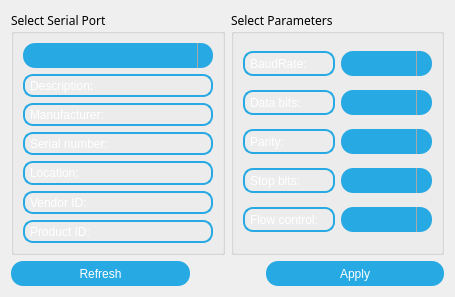
<?xml version="1.0" encoding="UTF-8"?>
<ui version="4.0">
 <class>SettingsDialog</class>
 <widget class="QDialog" name="SettingsDialog">
  <property name="geometry">
   <rect>
    <x>0</x>
    <y>0</y>
    <width>455</width>
    <height>297</height>
   </rect>
  </property>
  <property name="windowTitle">
   <string>Serial Ports</string>
  </property>
  <property name="styleSheet">
   <string notr="true">QDialog
{
background-color:
qlineargradient(spread:reflect, x1:0.5, y1:0, x2:0, y2:0,
stop:0 rgba(91, 204, 233, 100), stop:1 rgba(32, 80, 96,
100));
}


QPushButton
{
color: white;
background-color: #27a9e3;
border-width: 2px;
border-radius: 12px;
height:25px;
}

QPushButton:hover { background-color: lime; }

QLabel
{
color: white; 
border: 2px solid #27a9e3;
border-radius: 10px;
padding: 2px;

}
QTextEdit {
 border: 2px solid #27a9e3;
 border-radius: 30px;
 background-color: rgba(0,0,0,0);

 }

QTextEdit#textEdit_RAW{
	font-family: &quot;Verdana&quot;;
	font-size: 16px ;
	font-style: bold;
	pading:25px;
   color:white;
}

QTextEdit#textEdit_PROCCES{
    font-family: &quot;Verdana&quot;;
	font-size: 24px ;
	font-style: bold;
	pading:25px;
   color:white;
}

QComboBox{
color: white;
background-color: #27a9e3;
border-width: 2px;
border-radius: 12px;
height:25px;
}

QComboBox:on { /* shift the text when the popup opens */
    padding-top: 3px;
    padding-left: 4px;
}

QComboBox::drop-down {
    subcontrol-origin: padding;
    subcontrol-position: top right;
    width: 15px;

    border-left-width: 1px;
    border-left-color: darkgray;
    border-left-style: solid; /* just a single line */
    border-top-right-radius: 6px; /* same radius as the QComboBox */
    border-bottom-right-radius: 6px;
}


</string>
  </property>
  <layout class="QGridLayout" name="gridLayout_3">
   <item row="0" column="1">
    <widget class="QGroupBox" name="parametersBox">
     <property name="font">
      <font>
       <family>Courier 10 Pitch</family>
      </font>
     </property>
     <property name="title">
      <string>Select Parameters</string>
     </property>
     <layout class="QGridLayout" name="gridLayout_2">
      <item row="0" column="0">
       <widget class="QLabel" name="baudRateLabel">
        <property name="text">
         <string>BaudRate:</string>
        </property>
       </widget>
      </item>
      <item row="0" column="1">
       <widget class="QComboBox" name="baudRateBox"/>
      </item>
      <item row="1" column="0">
       <widget class="QLabel" name="dataBitsLabel">
        <property name="text">
         <string>Data bits:</string>
        </property>
       </widget>
      </item>
      <item row="1" column="1">
       <widget class="QComboBox" name="dataBitsBox"/>
      </item>
      <item row="2" column="0">
       <widget class="QLabel" name="parityLabel">
        <property name="text">
         <string>Parity:</string>
        </property>
       </widget>
      </item>
      <item row="2" column="1">
       <widget class="QComboBox" name="parityBox"/>
      </item>
      <item row="3" column="0">
       <widget class="QLabel" name="stopBitsLabel">
        <property name="text">
         <string>Stop bits:</string>
        </property>
       </widget>
      </item>
      <item row="3" column="1">
       <widget class="QComboBox" name="stopBitsBox"/>
      </item>
      <item row="4" column="0">
       <widget class="QLabel" name="flowControlLabel">
        <property name="text">
         <string>Flow control:</string>
        </property>
       </widget>
      </item>
      <item row="4" column="1">
       <widget class="QComboBox" name="flowControlBox"/>
      </item>
     </layout>
    </widget>
   </item>
   <item row="0" column="0">
    <widget class="QGroupBox" name="selectBox">
     <property name="font">
      <font>
       <family>Courier 10 Pitch</family>
      </font>
     </property>
     <property name="title">
      <string>Select Serial Port</string>
     </property>
     <layout class="QGridLayout" name="gridLayout">
      <item row="0" column="0">
       <widget class="QComboBox" name="serialPortInfoListBox"/>
      </item>
      <item row="1" column="0">
       <widget class="QLabel" name="descriptionLabel">
        <property name="text">
         <string>Description:</string>
        </property>
       </widget>
      </item>
      <item row="2" column="0">
       <widget class="QLabel" name="manufacturerLabel">
        <property name="text">
         <string>Manufacturer:</string>
        </property>
       </widget>
      </item>
      <item row="3" column="0">
       <widget class="QLabel" name="serialNumberLabel">
        <property name="text">
         <string>Serial number:</string>
        </property>
       </widget>
      </item>
      <item row="4" column="0">
       <widget class="QLabel" name="locationLabel">
        <property name="text">
         <string>Location:</string>
        </property>
       </widget>
      </item>
      <item row="5" column="0">
       <widget class="QLabel" name="vidLabel">
        <property name="text">
         <string>Vendor ID:</string>
        </property>
       </widget>
      </item>
      <item row="6" column="0">
       <widget class="QLabel" name="pidLabel">
        <property name="text">
         <string>Product ID:</string>
        </property>
       </widget>
      </item>
     </layout>
    </widget>
   </item>
   <item row="1" column="0" colspan="2">
    <layout class="QHBoxLayout" name="horizontalLayout">
     <item>
      <widget class="QPushButton" name="pushButtonRefresh">
       <property name="text">
        <string>Refresh</string>
       </property>
      </widget>
     </item>
     <item>
      <spacer name="horizontalSpacer">
       <property name="orientation">
        <enum>Qt::Horizontal</enum>
       </property>
       <property name="sizeType">
        <enum>QSizePolicy::Fixed</enum>
       </property>
       <property name="sizeHint" stdset="0">
        <size>
         <width>70</width>
         <height>20</height>
        </size>
       </property>
      </spacer>
     </item>
     <item>
      <widget class="QPushButton" name="applyButton">
       <property name="text">
        <string>Apply</string>
       </property>
      </widget>
     </item>
    </layout>
   </item>
  </layout>
 </widget>
 <resources/>
 <connections/>
</ui>
